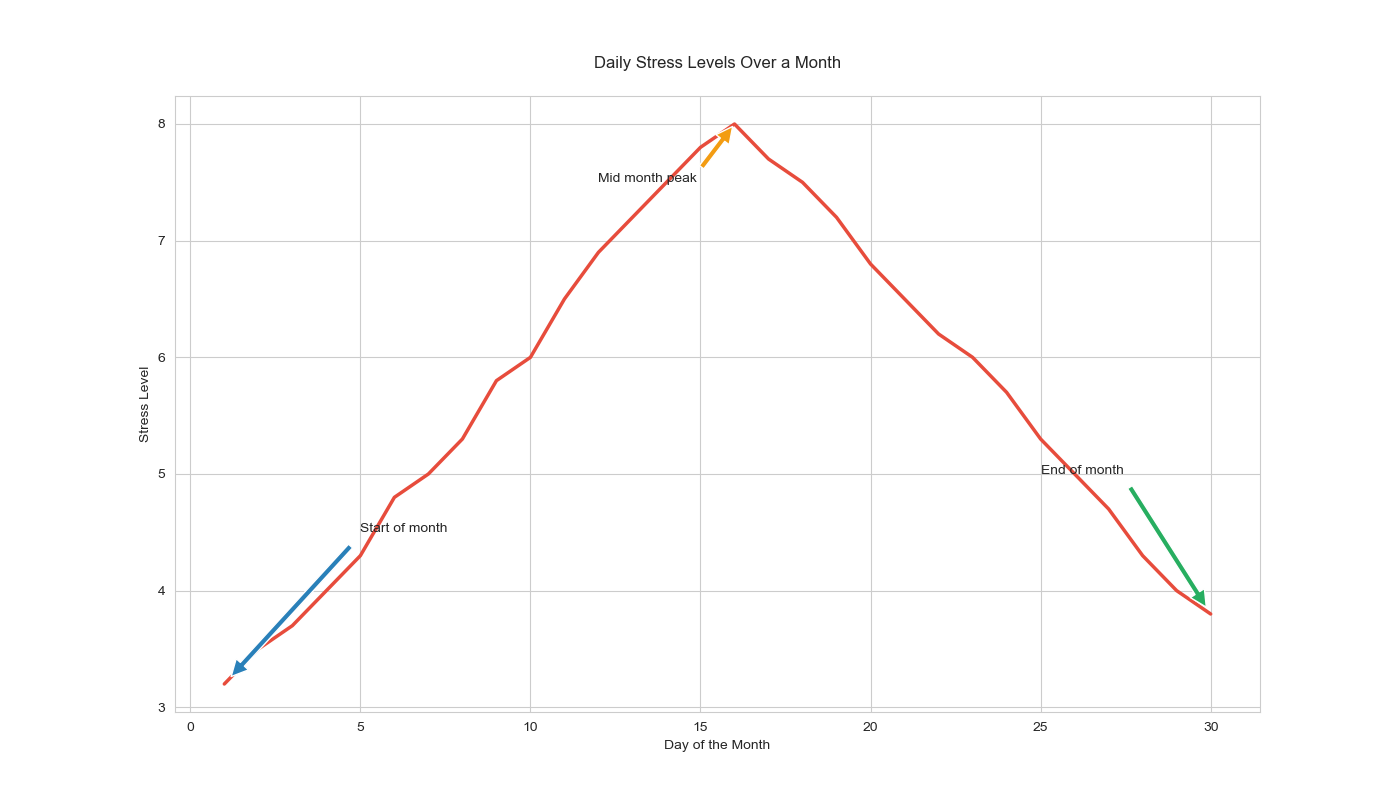

Source code (Python):

import seaborn as sns
import pandas as pd
import matplotlib.pyplot as plt

# Data based on the new topic
data = {
    'Day': [1, 2, 3, 4, 5, 6, 7, 8, 9, 10, 11, 12, 13, 14, 15, 16, 17, 18, 19, 20, 
            21, 22, 23, 24, 25, 26, 27, 28, 29, 30],
    'Stress_Level': [3.2, 3.5, 3.7, 4.0, 4.3, 4.8, 5.0, 5.3, 5.8, 6.0, 
                     6.5, 6.9, 7.2, 7.5, 7.8, 8.0, 7.7, 7.5, 7.2, 6.8, 
                     6.5, 6.2, 6.0, 5.7, 5.3, 5.0, 4.7, 4.3, 4.0, 3.8]
}

df = pd.DataFrame(data)

# Set the aesthetic style of the plots
sns.set_style("whitegrid")

# Create the line chart
plt.figure(figsize=(14, 8))
line_plot = sns.lineplot(x='Day', 
                         y='Stress_Level', 
                         data=df, 
                         color='#e74c3c', 
                         linewidth=2.5)

# Annotating specific points
plt.annotate('Start of month', xy=(1, 3.2), xytext=(5, 4.5),
             arrowprops=dict(facecolor='#2980b9', shrink=0.05))
plt.annotate('Mid month peak', xy=(16, 8.0), xytext=(12, 7.5),
             arrowprops=dict(facecolor='#f39c12', shrink=0.05))
plt.annotate('End of month', xy=(30, 3.8), xytext=(25, 5.0),
             arrowprops=dict(facecolor='#27ae60', shrink=0.05))

# Setting chart title and labels
plt.title('Daily Stress Levels Over a Month', pad=20)
plt.xlabel('Day of the Month')
plt.ylabel('Stress Level')

# Show the final plot
plt.show()
